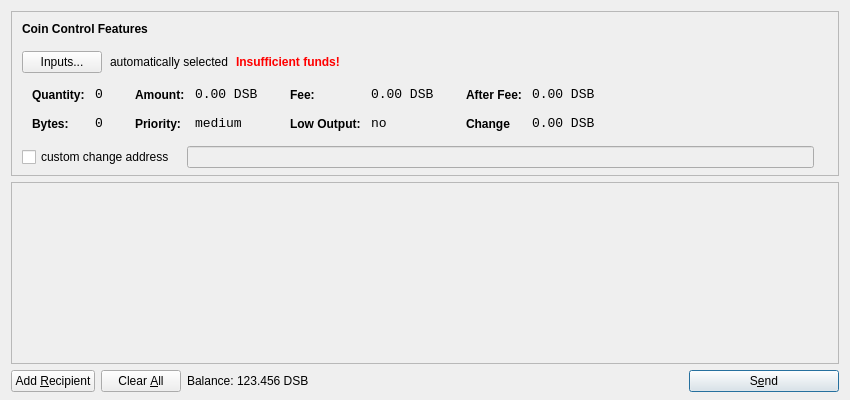
<?xml version="1.0" encoding="UTF-8"?>
<ui version="4.0">
 <class>SendCoinsDialog</class>
 <widget class="QDialog" name="SendCoinsDialog">
  <property name="geometry">
   <rect>
    <x>0</x>
    <y>0</y>
    <width>850</width>
    <height>400</height>
   </rect>
  </property>
  <property name="windowTitle">
   <string>Send Coins</string>
  </property>
  <layout class="QVBoxLayout" name="verticalLayout" stretch="0,1,0">
   <property name="bottomMargin">
    <number>8</number>
   </property>
   <item>
    <widget class="QFrame" name="frameCoinControl">
     <property name="sizePolicy">
      <sizepolicy hsizetype="Expanding" vsizetype="Expanding">
       <horstretch>0</horstretch>
       <verstretch>0</verstretch>
      </sizepolicy>
     </property>
     <property name="maximumSize">
      <size>
       <width>16777215</width>
       <height>16777215</height>
      </size>
     </property>
     <property name="frameShape">
      <enum>QFrame::StyledPanel</enum>
     </property>
     <property name="frameShadow">
      <enum>QFrame::Sunken</enum>
     </property>
     <layout class="QVBoxLayout" name="verticalLayoutCoinControl2">
      <property name="spacing">
       <number>-1</number>
      </property>
      <property name="leftMargin">
       <number>0</number>
      </property>
      <property name="topMargin">
       <number>0</number>
      </property>
      <property name="rightMargin">
       <number>0</number>
      </property>
      <property name="bottomMargin">
       <number>6</number>
      </property>
      <item>
       <layout class="QVBoxLayout" name="verticalLayoutCoinControl" stretch="0,0,0,0,1">
        <property name="spacing">
         <number>0</number>
        </property>
        <property name="leftMargin">
         <number>10</number>
        </property>
        <property name="topMargin">
         <number>10</number>
        </property>
        <item>
         <layout class="QHBoxLayout" name="horizontalLayoutCoinControl1">
          <property name="bottomMargin">
           <number>15</number>
          </property>
          <item>
           <widget class="QLabel" name="labelCoinControlFeatures">
            <property name="sizePolicy">
             <sizepolicy hsizetype="Preferred" vsizetype="Maximum">
              <horstretch>0</horstretch>
              <verstretch>0</verstretch>
             </sizepolicy>
            </property>
            <property name="font">
             <font>
              <weight>75</weight>
              <bold>true</bold>
             </font>
            </property>
            <property name="styleSheet">
             <string notr="true">font-weight:bold;</string>
            </property>
            <property name="text">
             <string>Coin Control Features</string>
            </property>
           </widget>
          </item>
         </layout>
        </item>
        <item>
         <layout class="QHBoxLayout" name="horizontalLayoutCoinControl2" stretch="0,0,0,0">
          <property name="spacing">
           <number>8</number>
          </property>
          <property name="bottomMargin">
           <number>10</number>
          </property>
          <item>
           <widget class="QPushButton" name="pushButtonCoinControl">
            <property name="styleSheet">
             <string notr="true"/>
            </property>
            <property name="text">
             <string>Inputs...</string>
            </property>
           </widget>
          </item>
          <item>
           <widget class="QLabel" name="labelCoinControlAutomaticallySelected">
            <property name="text">
             <string>automatically selected</string>
            </property>
            <property name="margin">
             <number>5</number>
            </property>
           </widget>
          </item>
          <item>
           <widget class="QLabel" name="labelCoinControlInsuffFunds">
            <property name="font">
             <font>
              <weight>75</weight>
              <bold>true</bold>
             </font>
            </property>
            <property name="styleSheet">
             <string notr="true">color:red;font-weight:bold;</string>
            </property>
            <property name="text">
             <string>Insufficient funds!</string>
            </property>
            <property name="margin">
             <number>5</number>
            </property>
           </widget>
          </item>
          <item>
           <spacer name="horizontalSpacerCoinControl">
            <property name="orientation">
             <enum>Qt::Horizontal</enum>
            </property>
            <property name="sizeHint" stdset="0">
             <size>
              <width>40</width>
              <height>1</height>
             </size>
            </property>
           </spacer>
          </item>
         </layout>
        </item>
        <item>
         <widget class="QWidget" name="widgetCoinControl" native="true">
          <property name="sizePolicy">
           <sizepolicy hsizetype="Preferred" vsizetype="Preferred">
            <horstretch>0</horstretch>
            <verstretch>0</verstretch>
           </sizepolicy>
          </property>
          <property name="minimumSize">
           <size>
            <width>0</width>
            <height>0</height>
           </size>
          </property>
          <property name="styleSheet">
           <string notr="true"/>
          </property>
          <layout class="QHBoxLayout" name="horizontalLayoutCoinControl5">
           <property name="margin">
            <number>0</number>
           </property>
           <item>
            <layout class="QHBoxLayout" name="horizontalLayoutCoinControl3" stretch="0,0,0,1">
             <property name="spacing">
              <number>20</number>
             </property>
             <property name="topMargin">
              <number>0</number>
             </property>
             <property name="bottomMargin">
              <number>10</number>
             </property>
             <item>
              <layout class="QFormLayout" name="formLayoutCoinControl1">
               <property name="horizontalSpacing">
                <number>10</number>
               </property>
               <property name="verticalSpacing">
                <number>14</number>
               </property>
               <property name="leftMargin">
                <number>10</number>
               </property>
               <property name="topMargin">
                <number>4</number>
               </property>
               <property name="rightMargin">
                <number>6</number>
               </property>
               <item row="0" column="0">
                <widget class="QLabel" name="labelCoinControlQuantityText">
                 <property name="styleSheet">
                  <string notr="true">font-weight:bold;</string>
                 </property>
                 <property name="text">
                  <string>Quantity:</string>
                 </property>
                 <property name="margin">
                  <number>0</number>
                 </property>
                </widget>
               </item>
               <item row="0" column="1">
                <widget class="QLabel" name="labelCoinControlQuantity">
                 <property name="font">
                  <font>
                   <family>Monospace</family>
                   <pointsize>10</pointsize>
                  </font>
                 </property>
                 <property name="cursor">
                  <cursorShape>IBeamCursor</cursorShape>
                 </property>
                 <property name="contextMenuPolicy">
                  <enum>Qt::ActionsContextMenu</enum>
                 </property>
                 <property name="text">
                  <string>0</string>
                 </property>
                 <property name="margin">
                  <number>0</number>
                 </property>
                 <property name="textInteractionFlags">
                  <set>Qt::LinksAccessibleByMouse|Qt::TextSelectableByKeyboard|Qt::TextSelectableByMouse</set>
                 </property>
                </widget>
               </item>
               <item row="1" column="0">
                <widget class="QLabel" name="labelCoinControlBytesText">
                 <property name="styleSheet">
                  <string notr="true">font-weight:bold;</string>
                 </property>
                 <property name="text">
                  <string>Bytes:</string>
                 </property>
                </widget>
               </item>
               <item row="1" column="1">
                <widget class="QLabel" name="labelCoinControlBytes">
                 <property name="font">
                  <font>
                   <family>Monospace</family>
                   <pointsize>10</pointsize>
                  </font>
                 </property>
                 <property name="cursor">
                  <cursorShape>IBeamCursor</cursorShape>
                 </property>
                 <property name="contextMenuPolicy">
                  <enum>Qt::ActionsContextMenu</enum>
                 </property>
                 <property name="text">
                  <string>0</string>
                 </property>
                 <property name="textInteractionFlags">
                  <set>Qt::LinksAccessibleByMouse|Qt::TextSelectableByKeyboard|Qt::TextSelectableByMouse</set>
                 </property>
                </widget>
               </item>
              </layout>
             </item>
             <item>
              <layout class="QFormLayout" name="formLayoutCoinControl2">
               <property name="horizontalSpacing">
                <number>10</number>
               </property>
               <property name="verticalSpacing">
                <number>14</number>
               </property>
               <property name="leftMargin">
                <number>6</number>
               </property>
               <property name="topMargin">
                <number>4</number>
               </property>
               <property name="rightMargin">
                <number>6</number>
               </property>
               <item row="0" column="0">
                <widget class="QLabel" name="labelCoinControlAmountText">
                 <property name="styleSheet">
                  <string notr="true">font-weight:bold;</string>
                 </property>
                 <property name="text">
                  <string>Amount:</string>
                 </property>
                 <property name="margin">
                  <number>0</number>
                 </property>
                </widget>
               </item>
               <item row="0" column="1">
                <widget class="QLabel" name="labelCoinControlAmount">
                 <property name="font">
                  <font>
                   <family>Monospace</family>
                   <pointsize>10</pointsize>
                  </font>
                 </property>
                 <property name="cursor">
                  <cursorShape>IBeamCursor</cursorShape>
                 </property>
                 <property name="contextMenuPolicy">
                  <enum>Qt::ActionsContextMenu</enum>
                 </property>
                 <property name="text">
                  <string>0.00 DSB</string>
                 </property>
                 <property name="textInteractionFlags">
                  <set>Qt::LinksAccessibleByMouse|Qt::TextSelectableByKeyboard|Qt::TextSelectableByMouse</set>
                 </property>
                </widget>
               </item>
               <item row="1" column="0">
                <widget class="QLabel" name="labelCoinControlPriorityText">
                 <property name="styleSheet">
                  <string notr="true">font-weight:bold;</string>
                 </property>
                 <property name="text">
                  <string>Priority:</string>
                 </property>
                </widget>
               </item>
               <item row="1" column="1">
                <widget class="QLabel" name="labelCoinControlPriority">
                 <property name="font">
                  <font>
                   <family>Monospace</family>
                   <pointsize>10</pointsize>
                  </font>
                 </property>
                 <property name="cursor">
                  <cursorShape>IBeamCursor</cursorShape>
                 </property>
                 <property name="contextMenuPolicy">
                  <enum>Qt::ActionsContextMenu</enum>
                 </property>
                 <property name="text">
                  <string>medium</string>
                 </property>
                 <property name="textInteractionFlags">
                  <set>Qt::LinksAccessibleByMouse|Qt::TextSelectableByKeyboard|Qt::TextSelectableByMouse</set>
                 </property>
                </widget>
               </item>
              </layout>
             </item>
             <item>
              <layout class="QFormLayout" name="formLayoutCoinControl3">
               <property name="horizontalSpacing">
                <number>10</number>
               </property>
               <property name="verticalSpacing">
                <number>14</number>
               </property>
               <property name="leftMargin">
                <number>6</number>
               </property>
               <property name="topMargin">
                <number>4</number>
               </property>
               <property name="rightMargin">
                <number>6</number>
               </property>
               <item row="0" column="0">
                <widget class="QLabel" name="labelCoinControlFeeText">
                 <property name="styleSheet">
                  <string notr="true">font-weight:bold;</string>
                 </property>
                 <property name="text">
                  <string>Fee:</string>
                 </property>
                 <property name="margin">
                  <number>0</number>
                 </property>
                </widget>
               </item>
               <item row="0" column="1">
                <widget class="QLabel" name="labelCoinControlFee">
                 <property name="font">
                  <font>
                   <family>Monospace</family>
                   <pointsize>10</pointsize>
                  </font>
                 </property>
                 <property name="cursor">
                  <cursorShape>IBeamCursor</cursorShape>
                 </property>
                 <property name="contextMenuPolicy">
                  <enum>Qt::ActionsContextMenu</enum>
                 </property>
                 <property name="text">
                  <string>0.00 DSB</string>
                 </property>
                 <property name="textInteractionFlags">
                  <set>Qt::LinksAccessibleByMouse|Qt::TextSelectableByKeyboard|Qt::TextSelectableByMouse</set>
                 </property>
                </widget>
               </item>
               <item row="1" column="0">
                <widget class="QLabel" name="labelCoinControlLowOutputText">
                 <property name="styleSheet">
                  <string notr="true">font-weight:bold;</string>
                 </property>
                 <property name="text">
                  <string>Low Output:</string>
                 </property>
                </widget>
               </item>
               <item row="1" column="1">
                <widget class="QLabel" name="labelCoinControlLowOutput">
                 <property name="font">
                  <font>
                   <family>Monospace</family>
                   <pointsize>10</pointsize>
                  </font>
                 </property>
                 <property name="cursor">
                  <cursorShape>IBeamCursor</cursorShape>
                 </property>
                 <property name="contextMenuPolicy">
                  <enum>Qt::ActionsContextMenu</enum>
                 </property>
                 <property name="text">
                  <string>no</string>
                 </property>
                 <property name="textInteractionFlags">
                  <set>Qt::LinksAccessibleByMouse|Qt::TextSelectableByKeyboard|Qt::TextSelectableByMouse</set>
                 </property>
                </widget>
               </item>
              </layout>
             </item>
             <item>
              <layout class="QFormLayout" name="formLayoutCoinControl4">
               <property name="horizontalSpacing">
                <number>10</number>
               </property>
               <property name="verticalSpacing">
                <number>14</number>
               </property>
               <property name="leftMargin">
                <number>6</number>
               </property>
               <property name="topMargin">
                <number>4</number>
               </property>
               <property name="rightMargin">
                <number>6</number>
               </property>
               <item row="0" column="0">
                <widget class="QLabel" name="labelCoinControlAfterFeeText">
                 <property name="styleSheet">
                  <string notr="true">font-weight:bold;</string>
                 </property>
                 <property name="text">
                  <string>After Fee:</string>
                 </property>
                 <property name="margin">
                  <number>0</number>
                 </property>
                </widget>
               </item>
               <item row="0" column="1">
                <widget class="QLabel" name="labelCoinControlAfterFee">
                 <property name="font">
                  <font>
                   <family>Monospace</family>
                   <pointsize>10</pointsize>
                  </font>
                 </property>
                 <property name="cursor">
                  <cursorShape>IBeamCursor</cursorShape>
                 </property>
                 <property name="contextMenuPolicy">
                  <enum>Qt::ActionsContextMenu</enum>
                 </property>
                 <property name="text">
                  <string>0.00 DSB</string>
                 </property>
                 <property name="textInteractionFlags">
                  <set>Qt::LinksAccessibleByMouse|Qt::TextSelectableByKeyboard|Qt::TextSelectableByMouse</set>
                 </property>
                </widget>
               </item>
               <item row="1" column="0">
                <widget class="QLabel" name="labelCoinControlChangeText">
                 <property name="styleSheet">
                  <string notr="true">font-weight:bold;</string>
                 </property>
                 <property name="text">
                  <string>Change</string>
                 </property>
                </widget>
               </item>
               <item row="1" column="1">
                <widget class="QLabel" name="labelCoinControlChange">
                 <property name="font">
                  <font>
                   <family>Monospace</family>
                   <pointsize>10</pointsize>
                  </font>
                 </property>
                 <property name="cursor">
                  <cursorShape>IBeamCursor</cursorShape>
                 </property>
                 <property name="contextMenuPolicy">
                  <enum>Qt::ActionsContextMenu</enum>
                 </property>
                 <property name="text">
                  <string>0.00 DSB</string>
                 </property>
                 <property name="textInteractionFlags">
                  <set>Qt::LinksAccessibleByMouse|Qt::TextSelectableByKeyboard|Qt::TextSelectableByMouse</set>
                 </property>
                </widget>
               </item>
              </layout>
             </item>
            </layout>
           </item>
          </layout>
         </widget>
        </item>
        <item>
         <layout class="QHBoxLayout" name="horizontalLayoutCoinControl4" stretch="0,0,0">
          <property name="spacing">
           <number>12</number>
          </property>
          <property name="sizeConstraint">
           <enum>QLayout::SetDefaultConstraint</enum>
          </property>
          <property name="topMargin">
           <number>5</number>
          </property>
          <property name="rightMargin">
           <number>5</number>
          </property>
          <item>
           <widget class="QCheckBox" name="checkBoxCoinControlChange">
            <property name="text">
             <string>custom change address</string>
            </property>
           </widget>
          </item>
          <item>
           <widget class="QLineEdit" name="lineEditCoinControlChange">
            <property name="enabled">
             <bool>false</bool>
            </property>
            <property name="sizePolicy">
             <sizepolicy hsizetype="Expanding" vsizetype="Fixed">
              <horstretch>0</horstretch>
              <verstretch>0</verstretch>
             </sizepolicy>
            </property>
           </widget>
          </item>
          <item>
           <widget class="QLabel" name="labelCoinControlChangeLabel">
            <property name="sizePolicy">
             <sizepolicy hsizetype="Preferred" vsizetype="Expanding">
              <horstretch>0</horstretch>
              <verstretch>0</verstretch>
             </sizepolicy>
            </property>
            <property name="minimumSize">
             <size>
              <width>0</width>
              <height>0</height>
             </size>
            </property>
            <property name="text">
             <string/>
            </property>
            <property name="margin">
             <number>3</number>
            </property>
           </widget>
          </item>
         </layout>
        </item>
        <item>
         <spacer name="verticalSpacerCoinControl">
          <property name="orientation">
           <enum>Qt::Vertical</enum>
          </property>
          <property name="sizeHint" stdset="0">
           <size>
            <width>800</width>
            <height>1</height>
           </size>
          </property>
         </spacer>
        </item>
       </layout>
      </item>
     </layout>
    </widget>
   </item>
   <item>
    <widget class="QScrollArea" name="scrollArea">
     <property name="widgetResizable">
      <bool>true</bool>
     </property>
     <widget class="QWidget" name="scrollAreaWidgetContents">
      <property name="geometry">
       <rect>
        <x>0</x>
        <y>0</y>
        <width>830</width>
        <height>165</height>
       </rect>
      </property>
      <layout class="QVBoxLayout" name="verticalLayout_2">
       <property name="margin">
        <number>0</number>
       </property>
       <item>
        <layout class="QVBoxLayout" name="entries">
         <property name="spacing">
          <number>6</number>
         </property>
        </layout>
       </item>
       <item>
        <spacer name="verticalSpacer">
         <property name="orientation">
          <enum>Qt::Vertical</enum>
         </property>
         <property name="sizeHint" stdset="0">
          <size>
           <width>20</width>
           <height>40</height>
          </size>
         </property>
        </spacer>
       </item>
      </layout>
     </widget>
    </widget>
   </item>
   <item>
    <layout class="QHBoxLayout" name="horizontalLayout">
     <item>
      <widget class="QPushButton" name="addButton">
       <property name="toolTip">
        <string>Send to multiple recipients at once</string>
       </property>
       <property name="text">
        <string>Add &amp;Recipient</string>
       </property>
       <property name="icon">
        <iconset resource="../bitcoin.qrc">
         <normaloff>:/icons/add</normaloff>:/icons/add</iconset>
       </property>
       <property name="autoDefault">
        <bool>false</bool>
       </property>
      </widget>
     </item>
     <item>
      <widget class="QPushButton" name="clearButton">
       <property name="sizePolicy">
        <sizepolicy hsizetype="Minimum" vsizetype="Fixed">
         <horstretch>0</horstretch>
         <verstretch>0</verstretch>
        </sizepolicy>
       </property>
       <property name="toolTip">
        <string>Remove all transaction fields</string>
       </property>
       <property name="text">
        <string>Clear &amp;All</string>
       </property>
       <property name="icon">
        <iconset resource="../bitcoin.qrc">
         <normaloff>:/icons/remove</normaloff>:/icons/remove</iconset>
       </property>
       <property name="autoRepeatDelay">
        <number>300</number>
       </property>
       <property name="autoDefault">
        <bool>false</bool>
       </property>
      </widget>
     </item>
     <item>
      <layout class="QHBoxLayout" name="horizontalLayout_2">
       <property name="spacing">
        <number>3</number>
       </property>
       <item>
        <widget class="QLabel" name="label">
         <property name="sizePolicy">
          <sizepolicy hsizetype="Preferred" vsizetype="Fixed">
           <horstretch>0</horstretch>
           <verstretch>0</verstretch>
          </sizepolicy>
         </property>
         <property name="text">
          <string>Balance:</string>
         </property>
        </widget>
       </item>
       <item>
        <widget class="QLabel" name="labelBalance">
         <property name="sizePolicy">
          <sizepolicy hsizetype="Preferred" vsizetype="Fixed">
           <horstretch>0</horstretch>
           <verstretch>0</verstretch>
          </sizepolicy>
         </property>
         <property name="cursor">
          <cursorShape>IBeamCursor</cursorShape>
         </property>
         <property name="text">
          <string>123.456 DSB</string>
         </property>
         <property name="textInteractionFlags">
          <set>Qt::LinksAccessibleByMouse|Qt::TextSelectableByKeyboard|Qt::TextSelectableByMouse</set>
         </property>
        </widget>
       </item>
      </layout>
     </item>
     <item>
      <spacer name="horizontalSpacer">
       <property name="orientation">
        <enum>Qt::Horizontal</enum>
       </property>
       <property name="sizeHint" stdset="0">
        <size>
         <width>40</width>
         <height>20</height>
        </size>
       </property>
      </spacer>
     </item>
     <item>
      <widget class="QPushButton" name="sendButton">
       <property name="minimumSize">
        <size>
         <width>150</width>
         <height>0</height>
        </size>
       </property>
       <property name="toolTip">
        <string>Confirm the send action</string>
       </property>
       <property name="text">
        <string>S&amp;end</string>
       </property>
       <property name="icon">
        <iconset resource="../bitcoin.qrc">
         <normaloff>:/icons/send</normaloff>:/icons/send</iconset>
       </property>
       <property name="default">
        <bool>true</bool>
       </property>
      </widget>
     </item>
    </layout>
   </item>
  </layout>
 </widget>
 <resources>
  <include location="../bitcoin.qrc"/>
 </resources>
 <connections/>
</ui>
